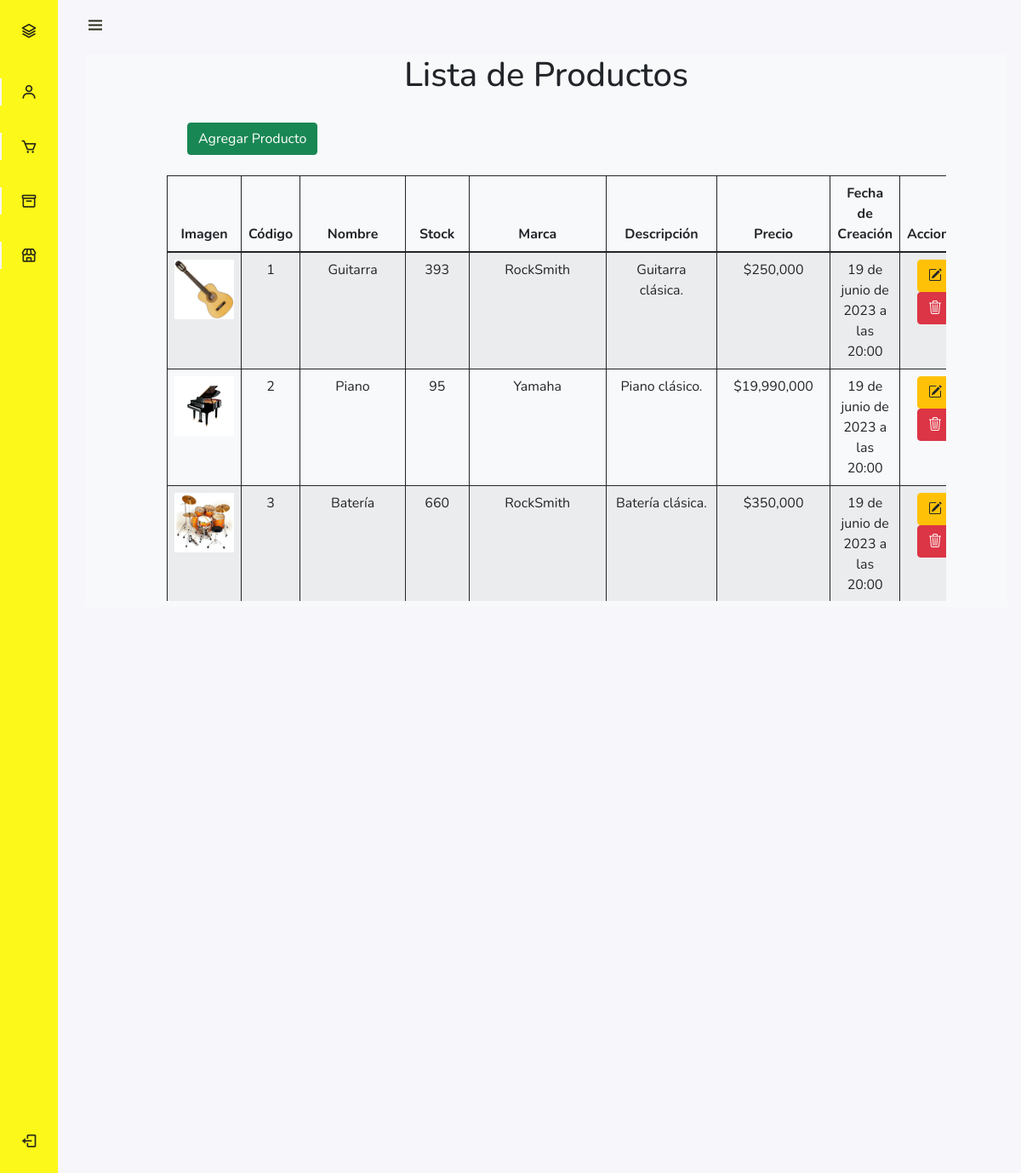
The app's page /bodega/productos/ (signed in), older data.
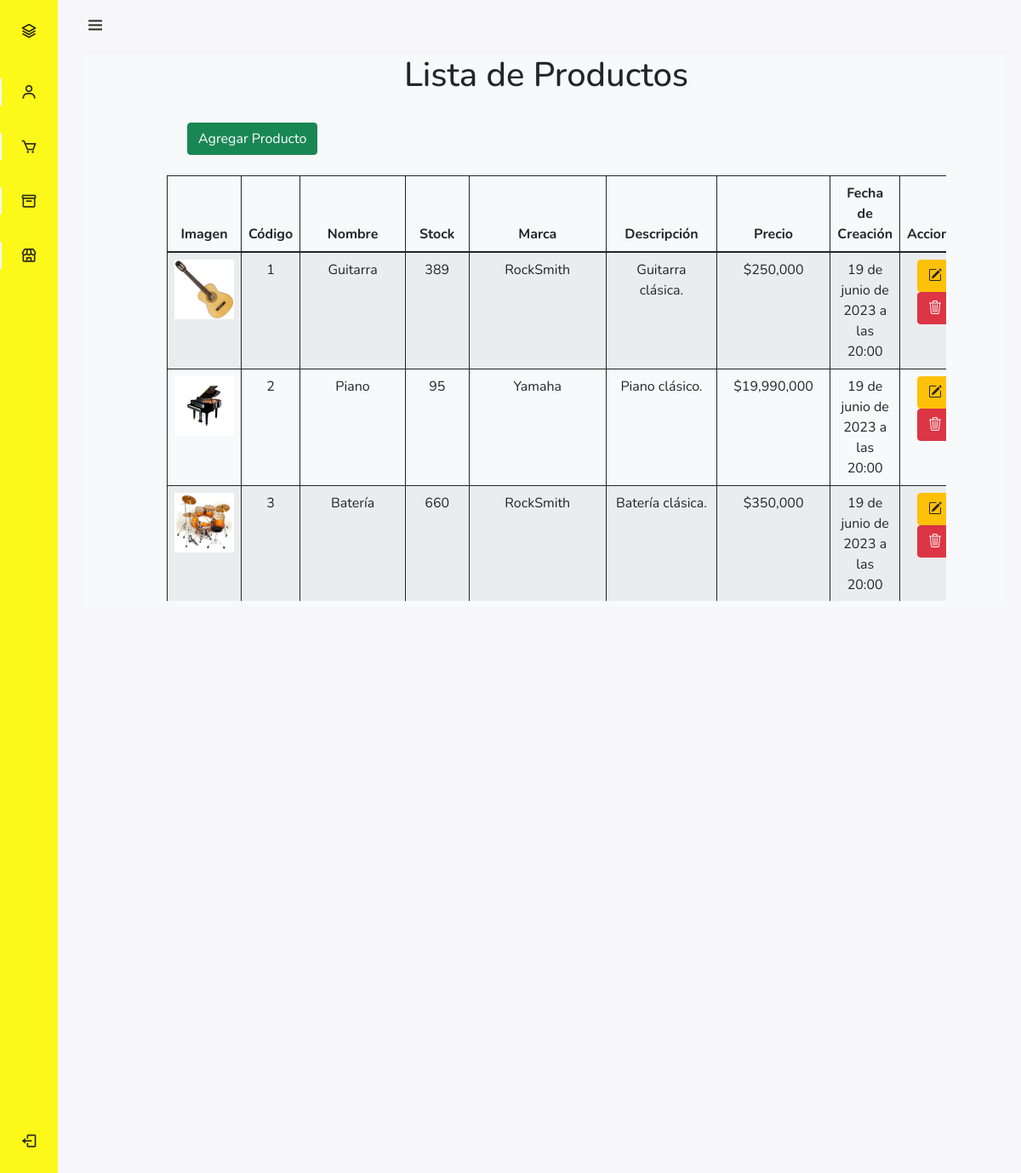
The same page, newer data.
### bodega/models.py (models this page shows, shortened)
class Producto(models.Model):
    codigo = models.IntegerField(primary_key=True, null=False, unique=True, verbose_name='Codigo')
    nombre = models.CharField(max_length=50, null=False, verbose_name='Nombre')
    stock = models.IntegerField(null=False, default=0, verbose_name='Stock')
    descripcion = models.CharField(max_length=400, verbose_name='Descripción')
    marca = models.CharField(max_length=80, verbose_name='Marca')
    precio = models.IntegerField(null=False, default=0, verbose_name='Precio')
    imagen = models.ImageField(null=True, blank=True, upload_to='productos/', verbose_name='Imagen')
    fecha_creacion = models.DateTimeField(auto_now_add=True, verbose_name='Fecha de Creación')
    class Meta:
        verbose_name='producto'
        verbose_name_plural='productos'
        ordering=['codigo']

### bodega/views.py (the view)
# urls.py: path('bodega/productos/', productos_list, name="productos_list"),
@login_required
def productos_list(request):
    context = {'productos' : Producto.objects.all()}
    return render(request, 'core/producto/productos.html', context)

### bodega/templates/core/producto/productos.html (shortened to what this page needs)
{% extends 'core/base.html' %}
{% load static humanize %}
{% block content %}
<div class="container">
    <div class="row text-center my-4 mx-5">
        <h1>Lista de Productos</h1>
        <div class="col-lg-12 producto">
            <div class="text-start my-4 mx-5">
                <a href="{% url 'productos_new' %}" class="btn btn-success">Agregar Producto</a>
            </div>
            <div class="container-fluid table-wrapper">
                <table id="table" class="table table-hover table-bordered border-dark table-striped">
                    <thead>
                        <tr>
                            <th scope="col" class="fw-bold">Imagen</th>
                            <th scope="col" class="fw-bold">Código</th>
                            <th scope="col" class="fw-bold">Nombre</th>
                            <th scope="col" class="fw-bold">Stock</th>
                            <th scope="col" class="fw-bold">Marca</th>
                            <th scope="col" class="fw-bold">Descripción</th>
                            <th scope="col" class="fw-bold">Precio</th>
                            <th scope="col" class="fw-bold">Fecha de Creación</th>
                            <th scope="col" class="fw-bold">Acciones</th>
                        </tr>
                    </thead>
                    <tbody>
                        {% for p in productos %}
                        <tr>
                            {% if p.imagen %}
                            <td><img width="70px" src="{{p.imagen.url}}" alt="{{p.imagen}}"></td>
                            {% else %}
                            <td><img width="70px" src="{% static 'core/img/default.png' %}" alt=""></td>
                            {% endif %}
                            <td>{{p.codigo}}</td>
                            <td>{{p.nombre}}</td>
                            <td>{{p.stock}}</td>
                            <td>{{p.marca}}</td>
                            <td>{{p.descripcion}}</td>
                            <td>${{p.precio|intcomma:False}}</td>
                            <td>{{p.fecha_creacion}}</td>
                            <td>
                                <a class="btn btn-warning" href="/bodega/productos/{{p.codigo}}/edit"
                                    data-bs-toggle="tooltip" data-bs-title="Editar producto">
                                    <i class="bi bi-pencil-square text-dark"></i>
                                </a>
                                <a class="btn btn-danger modal-borrar" href="/bodega/productos/{{p.codigo}}/delete"
                                    data-bs-toggle="tooltip" data-bs-title="Eliminar producto">
                                    <i class="bi bi-trash3"></i>
                                </a>
                            </td>
                        </tr>
                        {% empty %}
                        <tr>
                            <td class="text-center fw-bold" colspan="9">No hay productos registrados.</td>
                        </tr>
                        {% endfor %}
                    </tbody>
                </table>
            </div>
        </div>
    </div>
    {% endblock %}

Row changes from the older to the newer data that the page shows:
changed Producto "Guitarra": stock "393" → "389"
